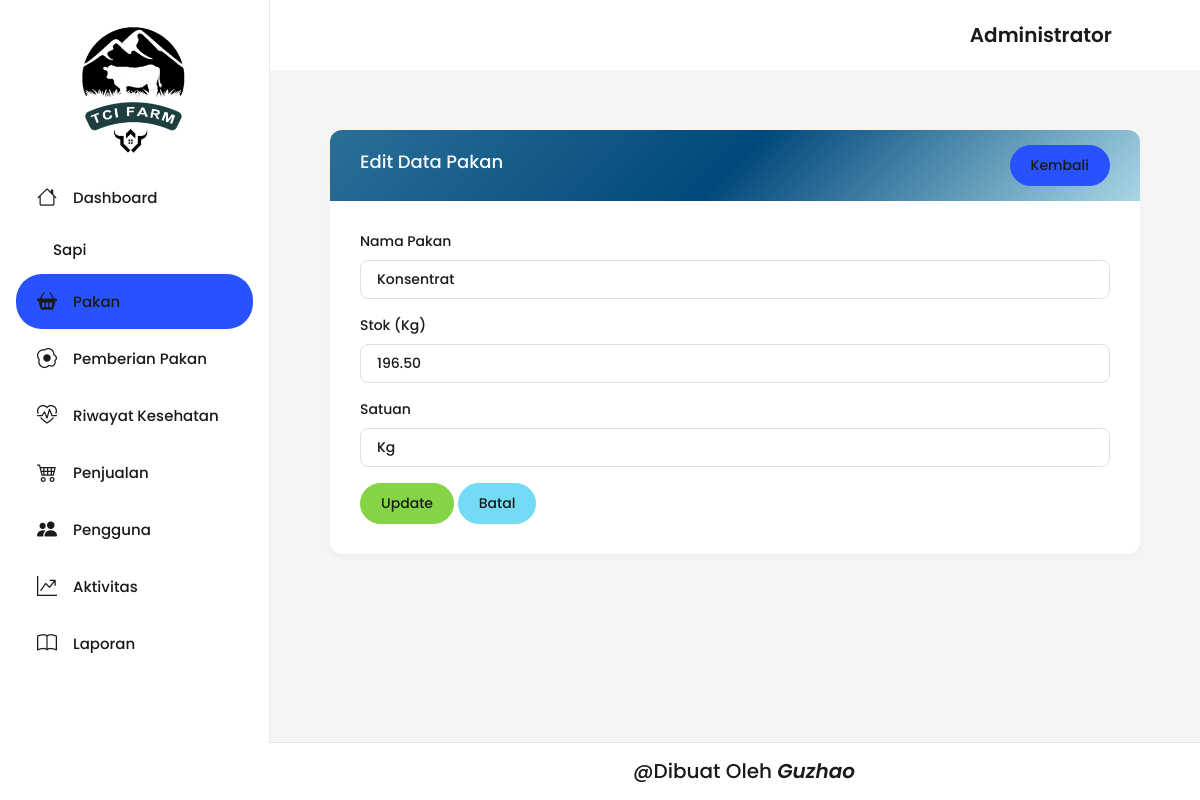
The app's page /backend/pages/pakan/edit.php?id=2 (signed in) with its own data.
### tables this page shows
CREATE TABLE `pakan` (
  `id_pakan` int NOT NULL,
  `nama_pakan` varchar(100) NOT NULL,
  `stok_kg` decimal(10,2) DEFAULT '0.00',
  `satuan` varchar(20) DEFAULT NULL
);

### backend/pages/pakan/edit.php (the view, shortened to what this page needs)
<?php
include '../../../config/connection.php';
include '../../partials/header.php';
include '../../partials/sidebar.php';
include '../../partials/navbar.php';
$id = $_GET['id'] ?? null;
$q = "SELECT * FROM pakan WHERE id_pakan = '$id'";
$res = mysqli_query($connect, $q) or die(mysqli_error($connect));
$data = mysqli_fetch_object($res);
?>
<div class="container-fluid">
  <div class="row">
    <div class="col-12">
      <div class="card w-100">
        <div class="card-header d-flex align-items-center justify-content-between"
          style="background: linear-gradient(135deg, #2a6f97, #01497c, #a9d6e5); border: none;">
          <h5 class="text-light">Edit Data Pakan</h5>
          <a href="./index.php" class="btn btn-primary">Kembali</a>
        </div>
        <div class="card-body">
          <form action="../../actions/pakan/update.php?id=<?= $data->id_pakan ?>" method="POST">
            <div class="mb-3">
              <label for="namaInput" class="form-label">Nama Pakan</label>
              <input type="text" name="nama_pakan" id="namaInput"
                class="form-control" value="<?= htmlspecialchars($data->nama_pakan) ?>" required>
            </div>
            <div class="mb-3">
              <label for="stokInput" class="form-label">Stok (Kg)</label>
              <input type="number" step="0.01" name="stok_kg" id="stokInput"
                class="form-control" value="<?= $data->stok_kg ?>" required>
            </div>
            <div class="mb-3">
              <label for="satuanInput" class="form-label">Satuan</label>
              <input type="text" name="satuan" id="satuanInput"
                class="form-control" value="<?= htmlspecialchars($data->satuan) ?>">
            </div>
            <button type="submit" name="tombol" class="btn btn-success">Update</button>
            <a href="./index.php" class="btn btn-secondary">Batal</a>
          </form>
        </div>
      </div>
    </div>
  </div>
</div>
<?php
include '../../partials/footer.php';
include '../../partials/script.php';
?>

### backend/template_admin/src/assets/css/custom.css (style rules this page uses)
.body-wrapper .container-fluid, .body-wrapper .container-sm, .body-wrapper .container-md, .body-wrapper .container-lg, .body-wrapper .container-xl, .body-wrapper .container-xxl { max-width: 100% !important; margin: 0 !important; padding: 30px !important; padding-top: 65px !important; }
body, .table, .card, .btn, .navbar { font-family: 'Poppins', sans-serif; font-weight: 500; color: #1a1a1a; }
.card-header h5 { font-weight: 700; font-size: 18px; color: #fff; }
html, body, * { font-family: 'Poppins', sans-serif !important; font-weight: 500 !important; color: #1a1a1a !important; }

### records on screen
pakan: nama_pakan "Konsentrat", stok_kg "196.50", satuan "Kg"

### other values on screen
$_SESSION['hak_akses'] "Administrator"
